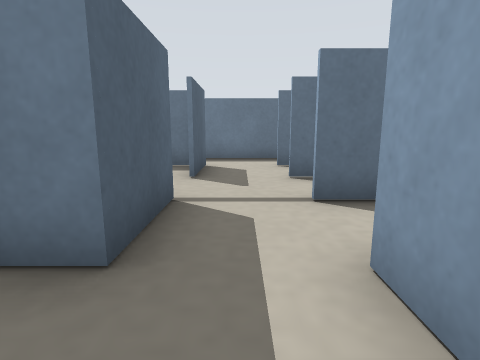
[1] (above)

15 first-person views from a walk through a robot-simulator world made for Stage. The camera is 0.1 m above the floor, tilts 10° down and sees 80° across. The lines on the ground mark 1 m squares. The floor is counted in squares, 0.1 m on a side. Each view is taken from the middle of a square. On the plan, view 1 faces up. The plan holds only what a view shows up to about 12 squares ahead; the rest is blank. The robots in the file are not drawn.

[2]
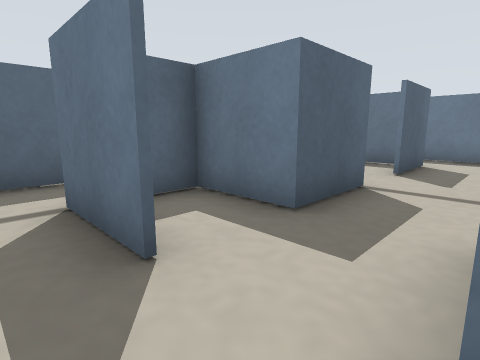

[3]
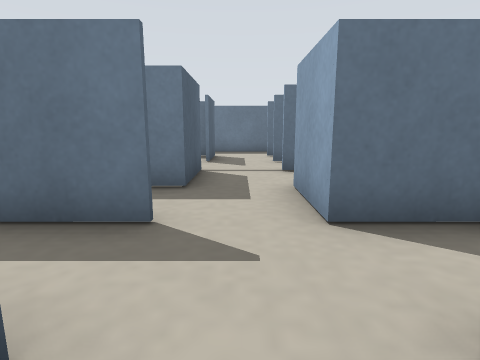

[4]
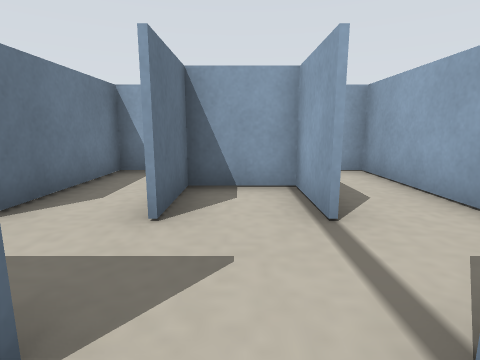

[5]
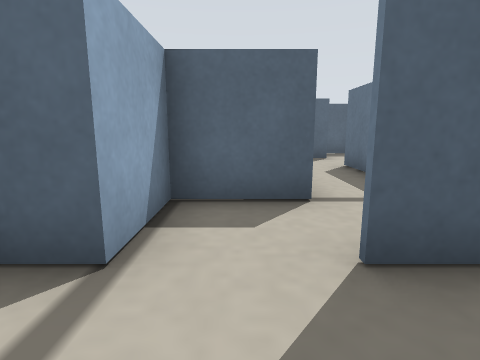

[6]
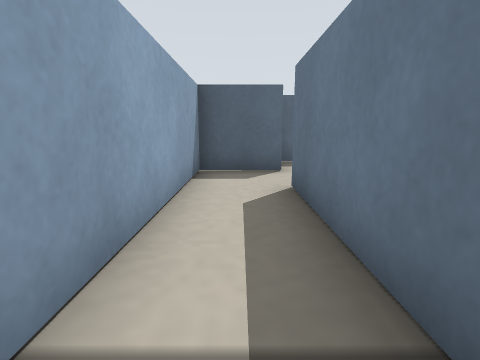

[7]
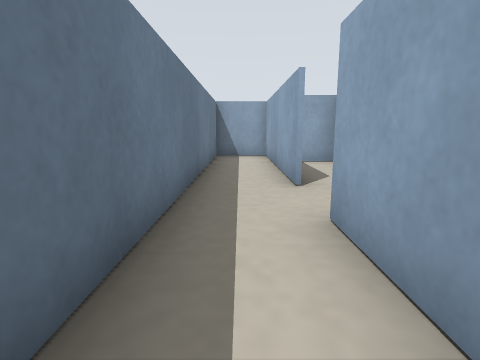

[8]
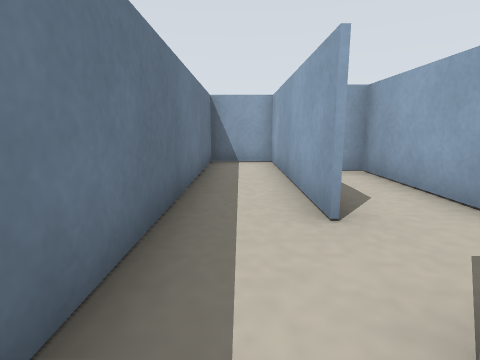

[9]
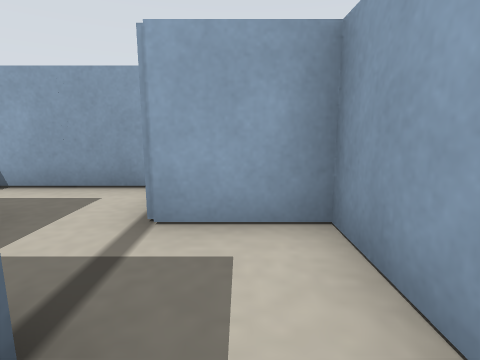

[10]
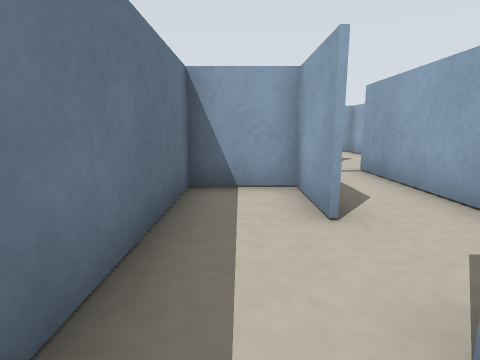

[11]
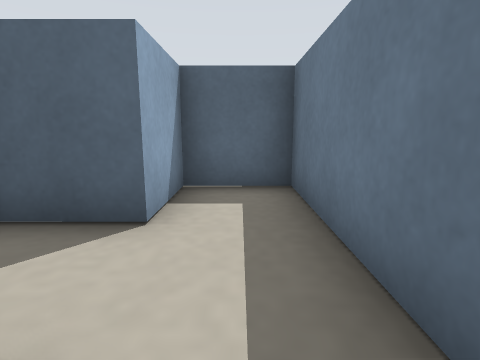

[12]
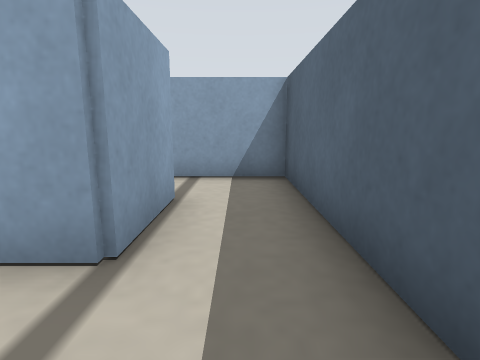

[13]
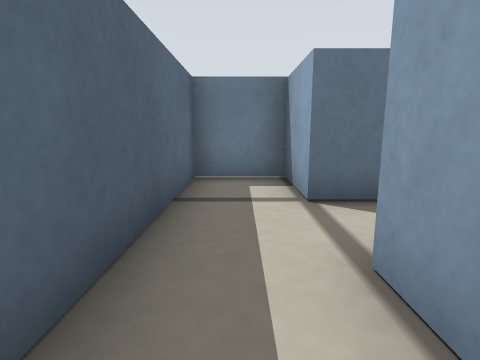

[14]
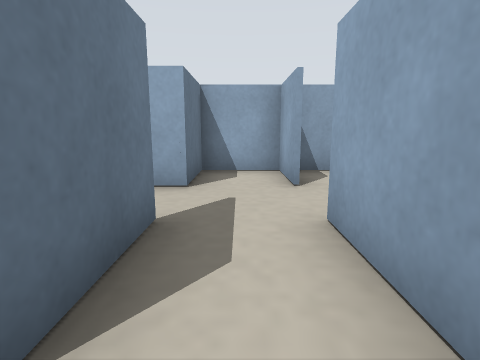

[15]
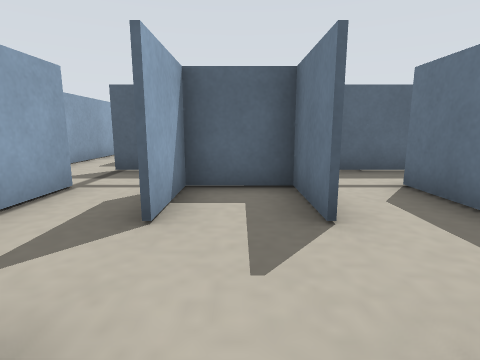

### Floor plan
Key: @ floor where view 1 was taken; # wall or solid block; . floor.
Columns run from 11 left of view 1 to 7 right of it. Each row starts with its distance up from view 1.
 10 ###################
  9 #.....#...........#
  8 ###..######..######
  7   #.......#.....#.#
  6   #######.#..####.#
  5       #.#.....#...#
  4       #.###..##.#
  3       #...#.....#
  2       #.###.#####
  1       #.#...#
  0       #.###@###
 -1       #.......#
 -2       #####..##
 -3         #.....#
 -4         ###.
 -5        .....
 -6       #..#
 -7     ....
 -8   ####

Positions as (right, up) in squares from view 1, and headings:
1: (0, 0), facing up
2: (1, -1), facing up-left
3: (0, -3), facing up
4: (-2, 5), facing right
5: (1, 5), facing left
6: (-2, 7), facing left
7: (-4, 9), facing right
8: (-2, 9), facing right
9: (2, 3), facing right
10: (-10, 9), facing right
11: (-6, 9), facing left
12: (-4, 4), facing down
13: (-4, 0), facing up
14: (-4, -1), facing right
15: (2, -3), facing left
